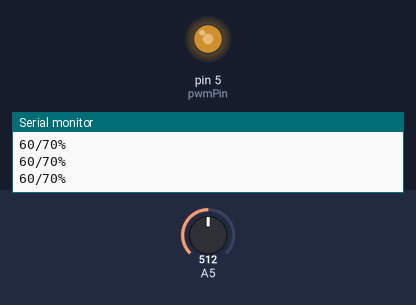
Bench run of a sketch on a simulated Arduino Uno, built with avr-gcc and run on an emulated ATmega328P. Shown: output pins drawn as LEDs (lit = HIGH), the last lines printed to the serial monitor. The inputs (shaded band) are chosen by the test bench; at power-on: A5 = 512.

Above: at 1.2 s.
1.3 s: A5 set to 306
At 1.8 s:
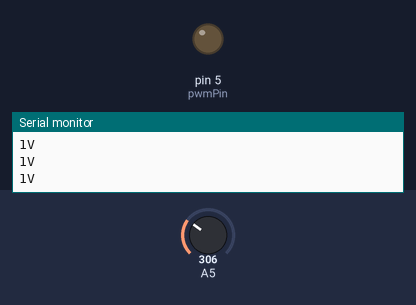
2.8 s: A5 set to 322
At 4.0 s:
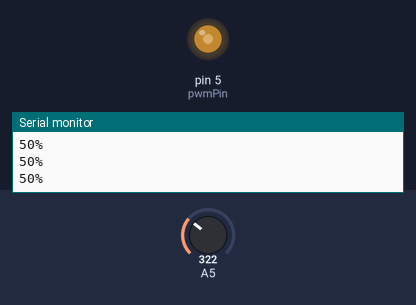
4.3 s: A5 set to 122
At 5.1 s:
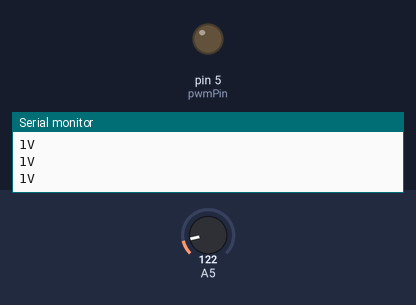
5.8 s: A5 set to 511
At 6.4 s:
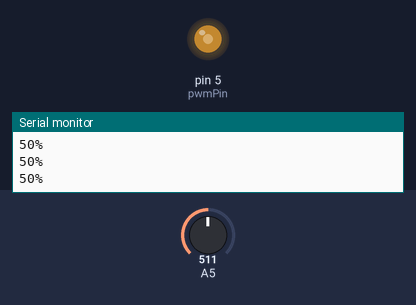
Timing chart, 0 to 8.3 s (numbered marks = the images above; inputs shaded):
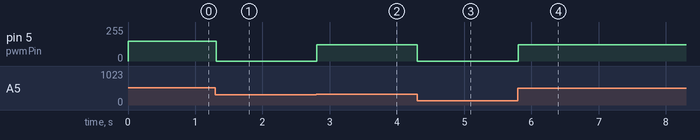

Measured:
- the behaviour switches between 306 and 307 on A5 (found by bisection; images 1 and 2)
- after the input at 1.3 s, pin 5 (pwmPin): 150/255 → 0/255 at once
- after the input at 2.8 s, pin 5 (pwmPin): 0/255 → 122/255 at once
- after the input at 4.3 s, pin 5 (pwmPin): 122/255 → 0/255 at once
- after the input at 5.8 s, pin 5 (pwmPin): 0/255 → 122/255 at once

The sketch:

inputvoltageWITHclockfreq.ino
```cpp
/*Seperate PWM Generator From Input Voltage
 * Version 1.1
 *
 * 3/8/2021
 * By: Mike and Shef
 * Desc: Takes an Input Voltage in Pin A5 and returns an Output PWM from Pin 3
 */

int pwmPin = 5;

void setup() {
  // for PWM frequency of 7812.50 Hz
   TCCR0B = TCCR0B & B11111000 | B00000010;

   // initialize serial communication at 9600 bits per second:
   Serial.begin(9600);

   //initialize pin three as PWM output pin
   pinMode(pwmPin, OUTPUT);
}

// the loop routine runs over and over again forever:

void loop() {
   // read the input on analog pin 5:
   int sensorValue = analogRead(A5);

   // Convert the analog reading (which goes from 0 - 1023) to a voltage (0 - 5V):
   float voltage = sensorValue * (5.0 / 1023.0);

   // print out the value you read:
   //Serial.println(voltage);


  //When battery empty
   if (voltage > 0 && voltage <= 1.5){

   Serial.println("1V");

   //write no duty cycle
   analogWrite(pwmPin, 0);

   }

  //When battery is 50%
   else if (voltage > 1.5 && voltage <= 2.5){

    Serial.println("50%");

    //write 50% duty cycle
    analogWrite(pwmPin, 122);

   }

  //When battery is full
   else if (voltage > 2.5 && voltage <= 3.5){

    Serial.println("60/70%");

    //write 70% duty cycle
    analogWrite(pwmPin, 150);

   }


}
```
